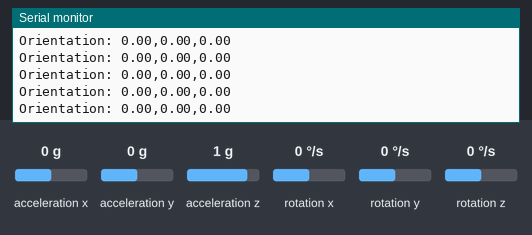
A sketch run on a simulated Arduino Uno, built with avr-gcc and run on an emulated ATmega328P. Shown: the last lines printed to the serial monitor. The test bench sets the inputs (shaded band); at power-on: acceleration x 0 g, acceleration y 0 g, acceleration z 1 g, rotation z 0 °/s, rotation x 0 °/s, rotation y 0 °/s.

Above: at 1.7 s.
1.8 s: acceleration x set to 0.8 g
At 2.4 s:
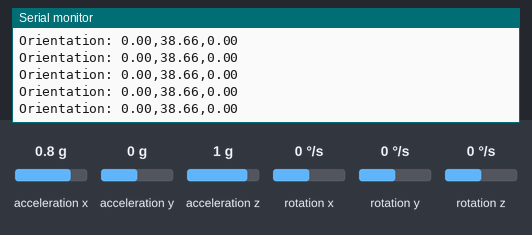
4.8 s: acceleration y set to -1.4 g
At 5.5 s:
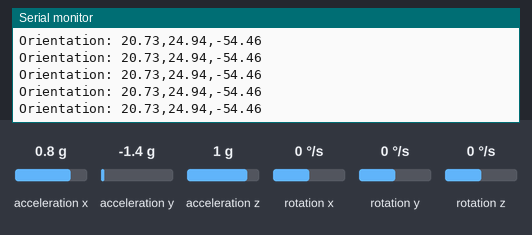
7.8 s: acceleration z set to -1.4 g
At 8.5 s:
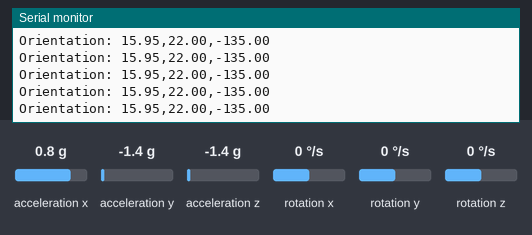
9.3 s: rotation z set to -192 °/s
At 10.2 s:
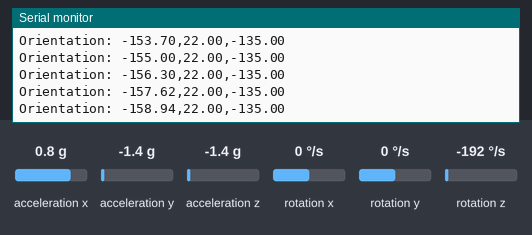
10.8 s: acceleration z set to 0.8 g
At 11.9 s:
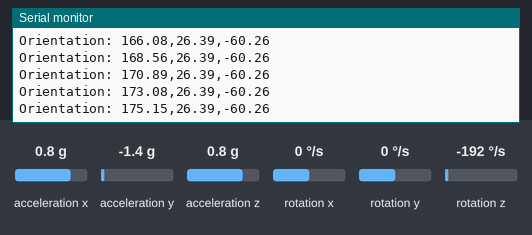
13.8 s: acceleration x set to 0 g
At 14.4 s:
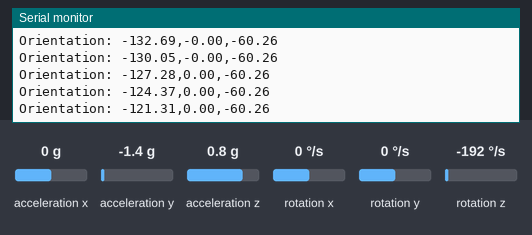
Timing chart, 0 to 16.8 s (numbered marks = the images above; inputs shaded):
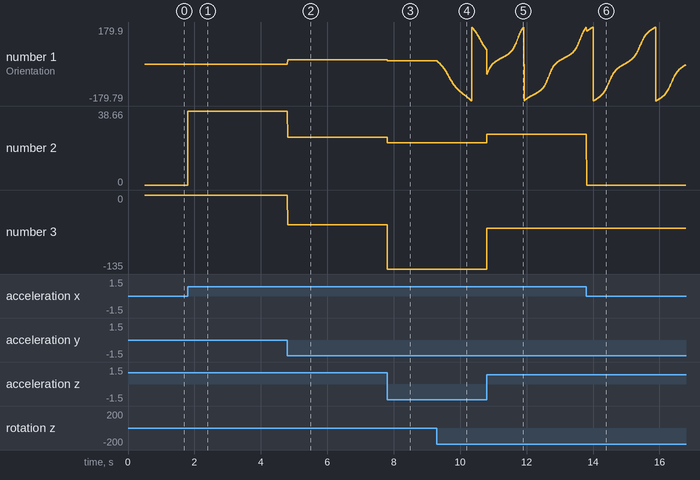

The sketch:

MPU6050_3_DMP_simpilified.ino
```cpp
/*
  MPU-6050 3d model preview

  https://adafruit.github.io/Adafruit_WebSerial_3DModelViewer/

  This app uses WebSerial which allow us to communicate Arduino
  with an app build like a website.
*/

#include "I2Cdev.h"
#include "MPU6050_6Axis_MotionApps612.h"
#include "Wire.h"

MPU6050 mpu;

uint8_t fifoBuffer[64];

Quaternion quat;
VectorFloat gravity;
float ypr[3];

void setup() {
  Wire.begin();
  Wire.setClock(400000);
  Wire.setWireTimeout(3000, true);

  Serial.begin(115200);
  while (!Serial);

  mpu.initialize();
  mpu.dmpInitialize();

  mpu.CalibrateAccel(6);
  mpu.CalibrateGyro(6);
  mpu.PrintActiveOffsets();

  mpu.setDMPEnabled(true);
}

void loop() {
  if (mpu.dmpGetCurrentFIFOPacket(fifoBuffer)) {
    mpu.dmpGetQuaternion(&quat, fifoBuffer);
    mpu.dmpGetGravity(&gravity, &quat);
    mpu.dmpGetYawPitchRoll(ypr, &quat, &gravity);

    float yaw = ypr[0] * 180 / M_PI;
    float pitch = ypr[1] * 180 / M_PI;
    float roll = ypr[2] * 180 / M_PI;

    //Output orientation (euler)
    Serial.print("Orientation: ");
    Serial.print(yaw);
    Serial.print(',');
    Serial.print(pitch);
    Serial.print(',');
    Serial.println(roll);

    // Output quaternions
    // Serial.print("Quaternion: ");
    // Serial.print(quat.w);
    // Serial.print(',');
    // Serial.print(quat.x);
    // Serial.print(',');
    // Serial.print(quat.y);
    // Serial.print(',');
    // Serial.println(quat.z);
  }

}
```

Measured:
- after the input at 1.8 s, the serial monitor: prints a new line at once (image 1)
- after the input at 4.8 s, the serial monitor: prints a new line at once (image 2)
- after the input at 7.8 s, the serial monitor: prints a new line at once (image 3)
- after the input at 9.3 s, the serial monitor: prints a new line at once (image 4)
- plotted number 1: 0 → 20.73 after the input at 4.8 s, 20.73 → 15.95 after the input at 7.8 s, 15.95 → 70.66 after the input at 9.3 s
- plotted number 2: 0 → 38.66 after the input at 1.8 s, 38.66 → 24.94 after the input at 4.8 s, 24.94 → 22 after the input at 7.8 s
- plotted number 3: 0 → -54.46 after the input at 4.8 s, -54.46 → -135 after the input at 7.8 s
